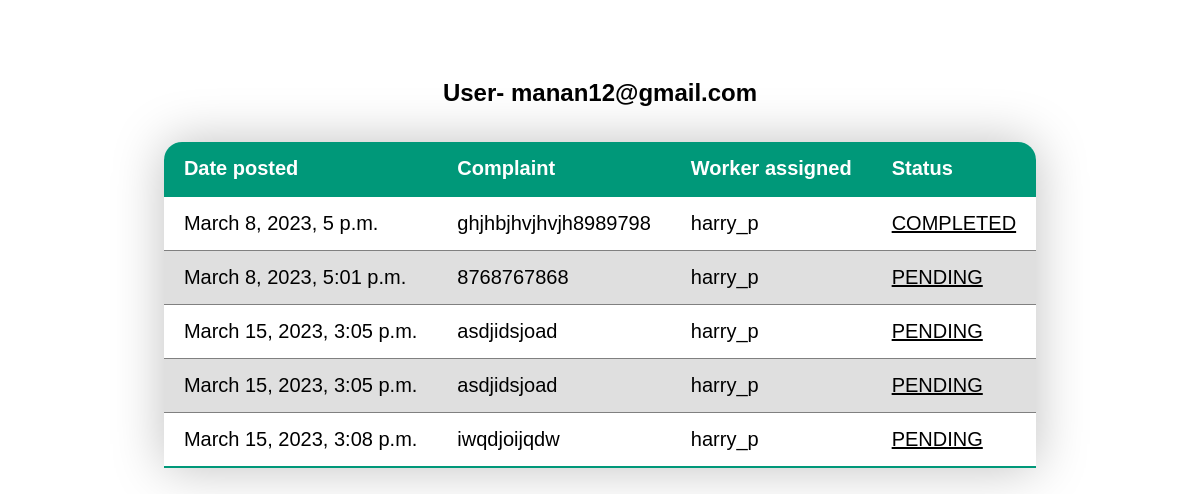
Screenshot of /history/ (signed in) with the database file from the repository.
### user/models.py (models this page shows, shortened)
class CustomUser(AbstractUser):
    email = models.EmailField(verbose_name="Email", null=True, unique=True, max_length=100)
    USERNAME_FIELD = "email" # make the user log in with the email
    REQUIRED_FIELDS = ["username"]
    objects = CustomUserManager()

class WorkerProfile(models.Model):
    worker =models.OneToOneField(UserProfile, null =True, on_delete=models.SET_NULL)
    profession = models.CharField(max_length=100, default=None)
    biodata = models.TextField(default = None)
    no_of_jobs = models.IntegerField(default=0)

class UserProfile(models.Model):
    user = models.OneToOneField(CustomUser,null =True, on_delete=models.SET_NULL)
    image=models.ImageField(default='default.jpg',upload_to='profile_pics')  #images will get saved in directory called profile_pics
    phone_no= models.CharField(default='0000',max_length=50)
    address = models.TextField(default = '0000')

### home/models.py (models this page shows, shortened)
class TaskHistory(models.Model):
     title = models.CharField(max_length=100)
     complaint = models.TextField() #unrestricted text
     date_posted=models.DateTimeField(default=timezone.now)#(auto_now=True)#updated date post everytime post is updated
     assignedby = models.ForeignKey(UserProfile, on_delete=models.CASCADE)  #IF USER IS DELETED POSTS ARE DELETED
     assigned=models.ForeignKey(WorkerProfile,on_delete=models.CASCADE,null =True,default=None)
     profession=models.CharField(max_length=100)
     status=models.CharField(default = "PENDING", max_length = 50)
     Comments = models.TextField(blank=True,default = None)

### home/views.py (the view)
# urls.py: path('history/', displayhistory, name = 'history'),
@login_required
def displayhistory(request):
    if request.user.is_authenticated:
        user1=request.user
        c=CustomUser.objects.get(email=user1)
        u=UserProfile.objects.get(user=c)
        tasks = TaskHistory.objects.filter(assignedby = u)
        context = {
            'tasks' : tasks,
            'request.user' : request.user
            }
    return render(request, 'home/displayhistory.html',context)

### home/templates/home/displayhistory.html (shortened to what this page needs)
<!DOCTYPE html>
<html lang="en">
<head>
</head>
<body>
    <div>
        <h2 class="account-heading center">User- {{ request.user }}</h2>
        <table class="content-table">
            <thead>
                <tr>
                    <th>Date posted</th>
                    <th>Complaint</th>
                    <th>Worker assigned</th>
                    <th>Status</th>
                </tr>
            </thead>
            <tbody>
                {% for task in tasks %}
                <tr>
                    <td><a href="{% url 'detailed_task' pk=task.id %}">{{ task.date_posted }}</a></td>
                    <td><a href="{% url 'detailed_task' pk=task.id %}">{{ task.complaint }}</a></td>
                    <td><a href="{% url 'detailed_task' pk=task.id %}">{{ task.assigned.worker.user.username}}</a></td>
                    <td class="underline"><a href="{% url 'detailed_task' pk=task.id %}">{{ task.status }}</a></td>
                </tr>
                {% endfor %}
            </tbody>
        </table>
    </div>
</body>
</html>

### home/templates/home/displayhistory.html (style rules this page uses)
* { font-family: sans-serif; }
body { display: flex; justify-content: center; align-items: center; }
.center { text-align: center; margin-bottom: 35px; }
body div { margin: 51px; }
.content-table { border-collapse: collapse; margin: 25px; font-size: 20px; min-width: 500px; border-radius: 18px 18px 0 0; overflow: hidden; box-shadow: 0 0 51px rgb(0 0 0 / 25%) }
.content-table thead tr { text-align: left; background-color: #009879; color: white; }
.content-table th, .content-table td { padding: 15px 20px; }
.content-table tbody tr { border-bottom: 1px solid gray; }
.content-table tr:nth-of-type(even) { background-color: #80808040; }
.content-table tr:last-of-type { border-bottom: 2px solid #009879; }
.content-table tbody td a { text-decoration: none; cursor: pointer; color: black; }
.underline { text-decoration: underline; }

### rows the page displays
CustomUser: user "manan12@gmail.com"
TaskHistory: date_posted "March 8, 2023, 5 p.m.", complaint "ghjhbjhvjhvjh8989798", assigned.worker.user.username "harry_p", status "COMPLETED"
TaskHistory: date_posted "March 8, 2023, 5:01 p.m.", complaint "8768767868", assigned.worker.user.username "harry_p", status "PENDING"
TaskHistory: date_posted "March 15, 2023, 3:05 p.m.", complaint "asdjidsjoad", assigned.worker.user.username "harry_p", status "PENDING"
TaskHistory: date_posted "March 15, 2023, 3:05 p.m.", complaint "asdjidsjoad", assigned.worker.user.username "harry_p", status "PENDING"
TaskHistory: date_posted "March 15, 2023, 3:08 p.m.", complaint "iwqdjoijqdw", assigned.worker.user.username "harry_p", status "PENDING"
